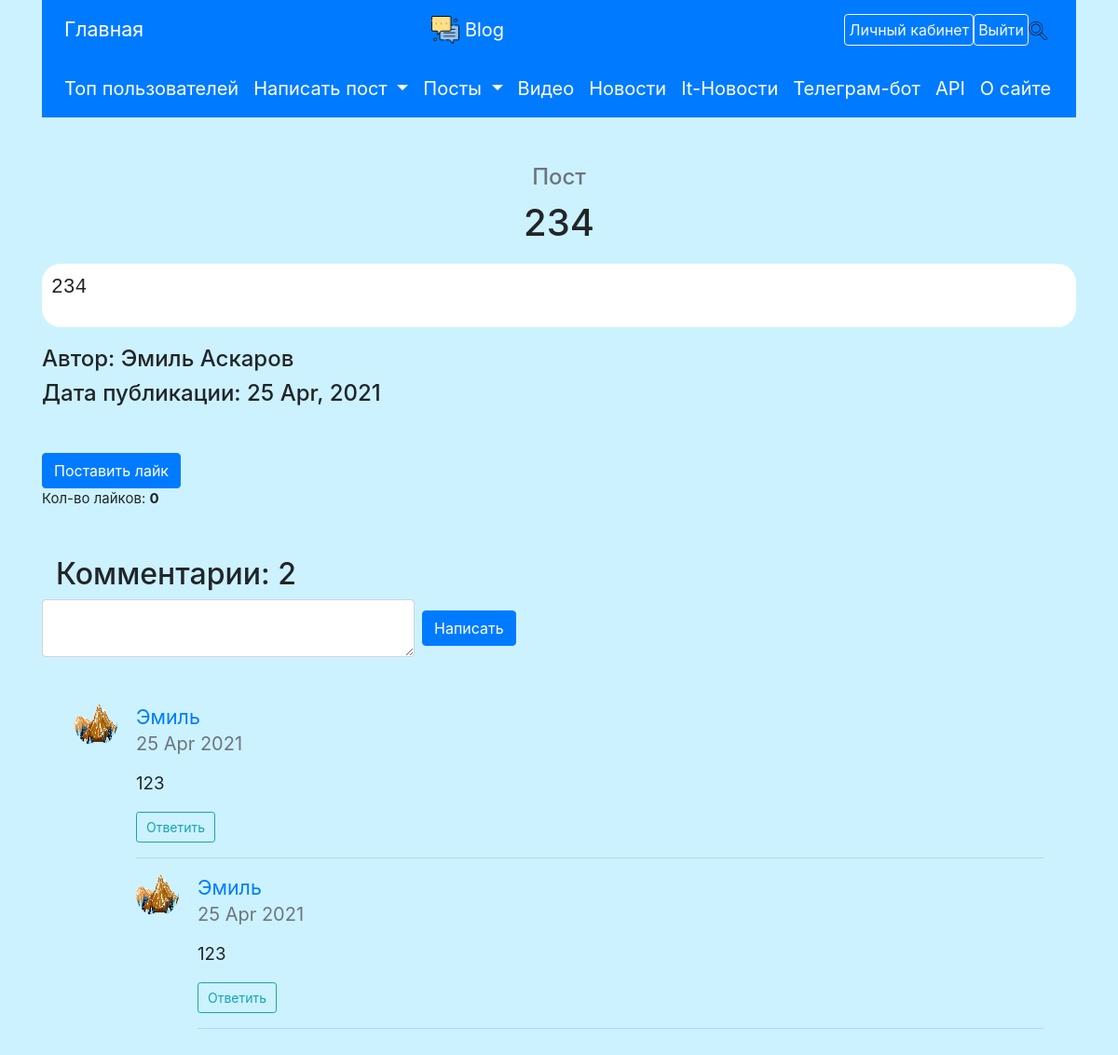
Page /posts/29 (signed in) on the earlier database version.
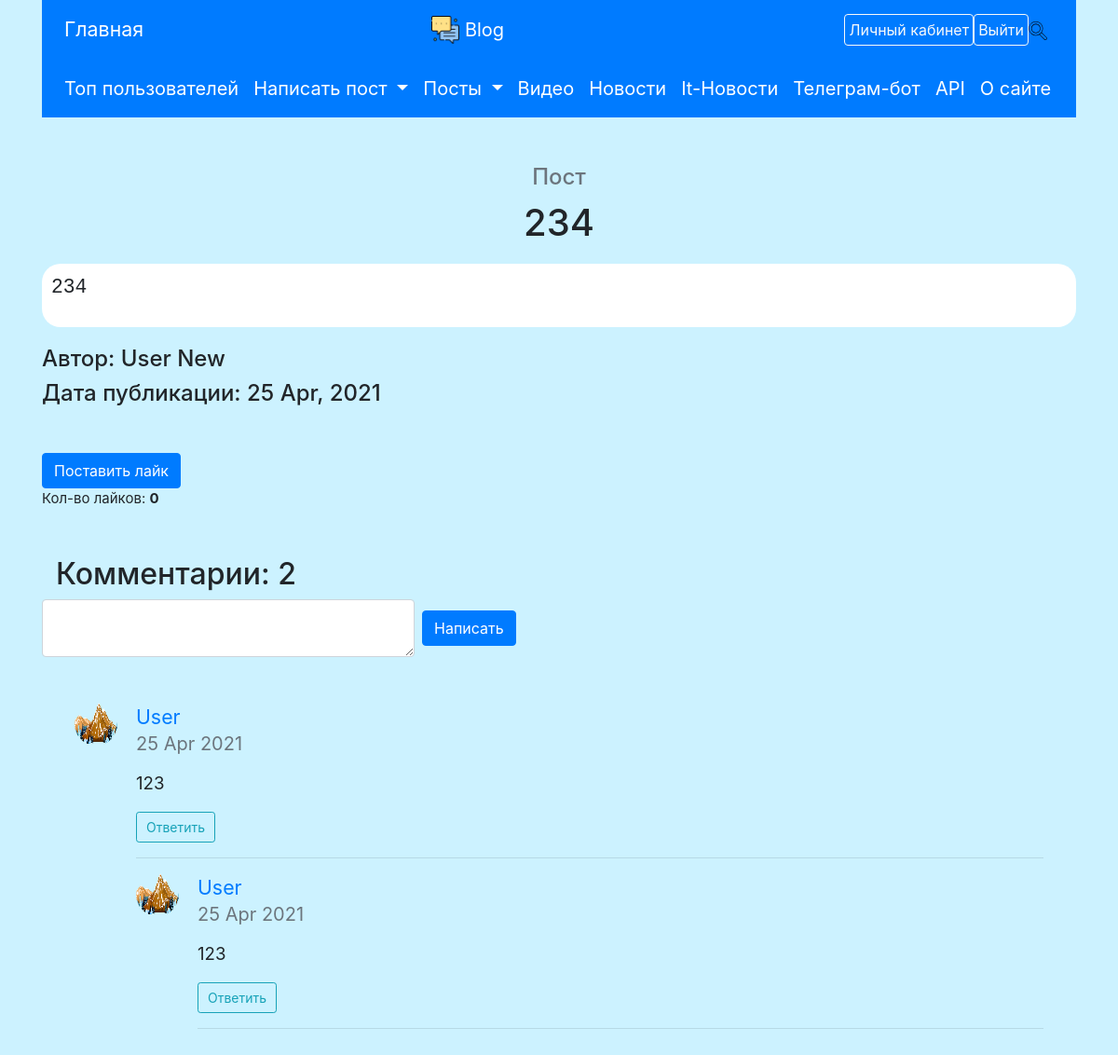
Same page on the later database version.
### data/users.py (models this page shows, shortened)
class User(SqlAlchemyBase, UserMixin, SerializerMixin):
    __tablename__ = 'users'
    id = sqlalchemy.Column(sqlalchemy.Integer,
                           primary_key=True, autoincrement=True)
    surname = sqlalchemy.Column(sqlalchemy.String, nullable=True)
    name = sqlalchemy.Column(sqlalchemy.String, nullable=True)
    about = sqlalchemy.Column(sqlalchemy.String, nullable=True)
    email = sqlalchemy.Column(sqlalchemy.String,
                              index=True, unique=True, nullable=True)
    hashed_password = sqlalchemy.Column(sqlalchemy.String, nullable=True)
    icon = sqlalchemy.Column(sqlalchemy.String, default='default_user.png')
    posts = orm.relation("Post", back_populates='author')
    followed = orm.relationship('User',
                                secondary=followers,
                                primaryjoin=(followers.c.follower_id == id),
                                secondaryjoin=(followers.c.followed_id == id),
                                backref=orm.backref('followers',
                                                    lazy='dynamic'),
                                lazy='dynamic')
    subscribed = orm.relationship('User',
                                  secondary=subscribers,
                                  primaryjoin=(
                                          subscribers.c.subscriber_id == id),
                                  secondaryjoin=(
                                          subscribers.c.subscribed_id == id),
                                  backref=orm.backref('subscribers',
                                                      lazy='dynamic'),
                                  lazy='dynamic')
    liked_posts = orm.relation('Post', secondary='liked')
    kol_likes = None  # суммарное кол-во лайков за все его посты

### main.py (the view, shortened to what this page needs)
@app.route('/posts/<int:post_id>', methods=['GET', 'POST'])
@login_required
def show_post(post_id):
    form = CommentMainForm()
    second_form = CommentSecondForm()
    db_sess = db_session.create_session()
    post = db_sess.query(Post).get(post_id)
    if not post:
        abort(404)
    if form.submit_main.data and form.validate():
        new_comment = Comment()
        new_comment.text = form.content.data
        new_comment.user_id = current_user.id
        new_comment.to_id = None
        post.comments.append(new_comment)
        db_sess.commit()
        return redirect(f'/posts/{post_id}')
    elif request.method == 'GET':
        comments = post.comments
        reply_id = request.args.get('reply_to')
        html_code = functions.reformat_comments(comments, reply_id=reply_id)
        rendered_html_code = render_template_string(html_code,
                                                    form=second_form)
        return render_template('post.html', title=post.title,
                               post=post, like=post.is_like(current_user),
                               form=form, html_code=rendered_html_code)

### forms/comment.py
class CommentMainForm(FlaskForm):
    content = TextAreaField('Текст комментария', validators=[DataRequired()])
    submit_main = SubmitField('Написать')

class CommentSecondForm(FlaskForm):
    content = TextAreaField('Текст комментария', validators=[DataRequired()])
    submit_second = SubmitField('Написать')

### data/db_session.py (called while the page is built)
def create_session() -> Session:
    global __factory
    return __factory()

### data/posts.py (called while the page is built)
    def is_like(self, user):
        return user in self.likes_

### main.py (called while the page is built)
@login_manager.user_loader
def load_user(user_id):
    db_sess = db_session.create_session()
    return db_sess.query(User).get(user_id)

### templates/post.html (shortened to what this page needs)
{% extends "base.html" %}
{% block content %}
<h4 style="text-align: center; margin-bottom: 10px;" class="text-muted">
    Пост</h4>
<h1 style="text-align: center; margin-bottom: 20px">{{ post.title }}</h1>
<div style="background-color: white; border-radius: 20px; padding: 10px 10px;">
    <pre style="font-size: 16pt;">{{ post.content }}</pre>
</div>
<div style="margin: 20px 0px;">
    <h4>Автор: {{ post.author.name }} {{ post.author.surname }}</h4>
    <h4>Дата публикации: {{ post.created_date.strftime('%e %b, %Y') }}</h4>
</div>
<div style="margin: 50px 0px;">
    {% if not like %}
    <a class="btn btn-primary" href="/posts/{{ post.id }}/like">
        Поставить лайк</a>
    {% elif not is_cur_user %}
    <a class="btn btn-danger" href="/posts/{{ post.id }}/dislike">
        Убрать лайк</a>
    {% endif %}
    <p>Кол-во лайков: <b>{{ post.likes_ | length }}</b></p>
</div>
<h2>Комментарии: {{post.comments | length}}</h2>
<form action="" method="post" class="form-inline pb-2">
    <p>
        {{ form.content(class="form-control", style="width: 400px;") }}
    </p>
    <p>{{ form.submit_main(type="submit", class="btn btn-primary m-2") }}</p>
</form>
<section class="container">
    <div class="row">
        <div class="col-md-12">
            <div class="panel">
                <div class="panel-body">
                    {{ html_code | safe}}
                </div>
            </div>
        </div>
    </div>
</section>
{% endblock %}

Differences in the rows shown:
changed User: author.name "Эмиль" → "User"; author.surname "Аскаров" → "New"; name "Эмиль 25 Apr 2021 123 Ответить Эмиль 25 Apr 2021 123 Ответить" → "User 25 Apr 2021 123 Ответить User 25 Apr 2021 123 Ответить"
